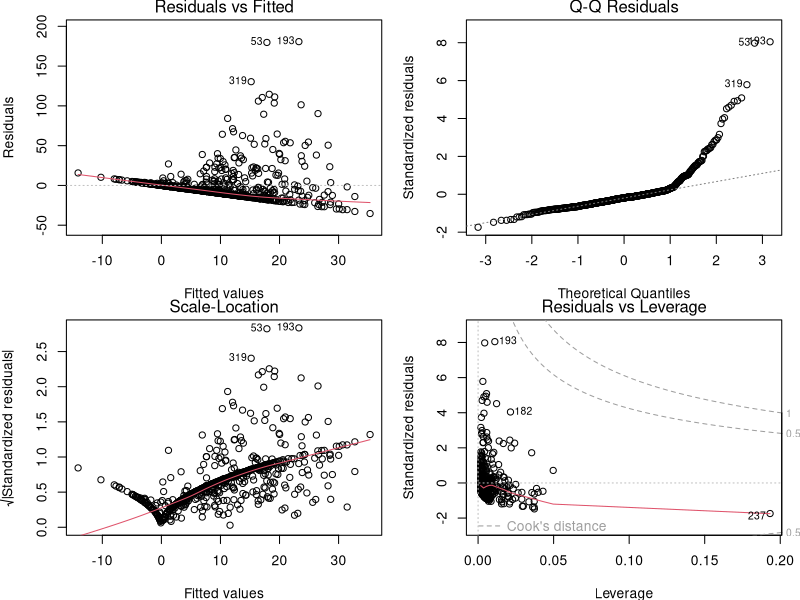
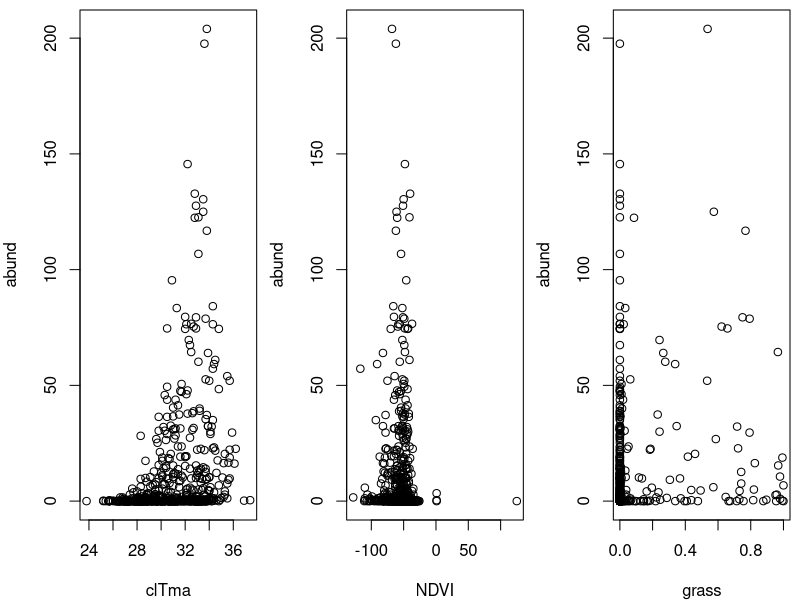

Write the R code that produced these figures, in order.
## ---- chunk 1
Dickcissel = read.csv("data/dickcissel.csv")
str(Dickcissel)
## ---- chunk 2
# Multiple regression
lm.mult <- lm(abund ~ clTma + NDVI + grass, data = Dickcissel)
summary(lm.mult)
## ---- chunk 3
# Assumptions
par(mfrow = c(2, 2))
par(mfrow=c(2,2), mar = c(3.9,4,1.2,1.1), oma =c(0,0,0,0))
plot(lm.mult)
## ---- chunk 4
summary(lm.mult)$coefficients
## ---- chunk 5
# Plot the response vs predictor variables
par(mfrow=c(1,3), mar=c(4, 4, 0.5, 0.5), cex = 1)
plot(abund ~ clTma, data = Dickcissel)
plot(abund ~ NDVI,  data = Dickcissel)
plot(abund ~ grass, data = Dickcissel)
